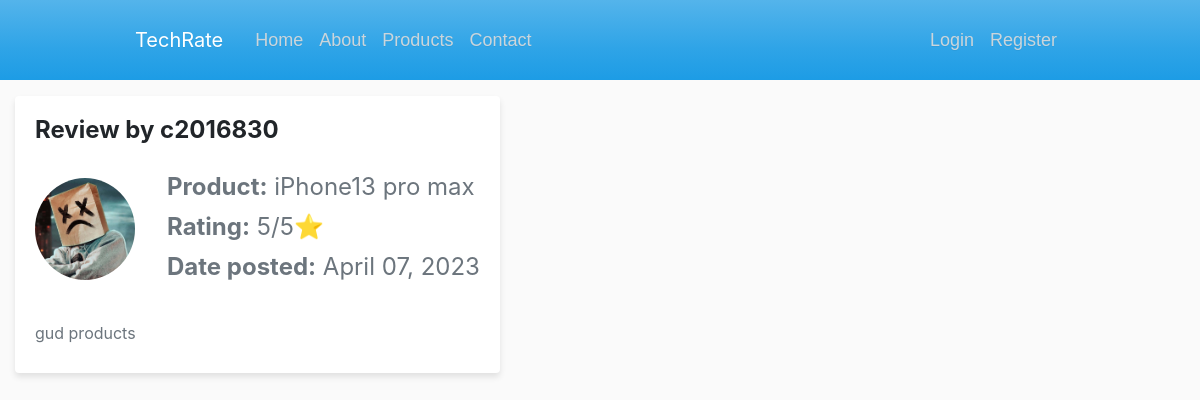
The page /products/review/1/ on the database its author committed.
### product/models.py (models this page shows, shortened)
class Review(models.Model):
    author = models.ForeignKey(User, on_delete=models.CASCADE)
    product = models.ForeignKey(Product, on_delete=models.CASCADE, related_name='reviews')
    rating = models.IntegerField(choices=[(i, i) for i in range(1, 6)])
    content = models.TextField()
    created_at = models.DateTimeField(auto_now_add=True)
    author_photo = models.ImageField(upload_to='review_author_photos', null=True, blank=True)

class Product(models.Model):
    name = models.CharField(max_length=255)
    brand = models.CharField(max_length=255)
    average_cost = models.DecimalField(max_digits=10, decimal_places=2)
    category = models.CharField(max_length=255)
    release_date = models.DateField()
    description = models.TextField()
    photo = models.ImageField(upload_to='product_photos')

### users/models.py (models this page shows, shortened)
class Profile(models.Model):
    user = models.OneToOneField(User, on_delete=models.CASCADE)
    image = models.ImageField(default='default.png', upload_to='profile_pics')
    date_of_birth = models.DateField(null=True, blank=True)
    address = models.CharField(max_length=100, blank=True)
    city_or_town = models.CharField(max_length=50, blank=True)
    country = models.CharField(max_length=50, blank=True)
    full_name = models.CharField(max_length=50, blank=True)
    security_question = models.CharField(max_length=100, choices=SECURITY_QUESTIONS, default='')
    security_answer = models.CharField(max_length=100, default='')

### product/views.py (the view)
# urls.py: path('review/<int:pk>/', views.review_detail, name='review-detail'),
def review_detail(request, pk):
    review = get_object_or_404(Review, pk=pk)
    return render(request, 'product/review_detail.html', {'review': review})

### product/templates/product/review_detail.html
{% extends "reviewApp/base.html" %}
{% load static %}
{% block content %}
    <div class="container my-5">
        <div class="card">
            <div class="card-body">
                <h2 class="card-title mb-4">Review by {{ review.author.username }}</h2>
                <div class="d-flex align-items-center mb-4">
                    {% if review.author.profile.image.url %}
                        <img src="{{ review.author.profile.image.url }}" alt="Author photo" class="rounded-circle" width="100">
                    {% else %}
                        <img src="{% static 'images/blank-profile-picture-973460_960_720.webp' %}" alt="Default author photo" class="rounded-circle" width="100">
                    {% endif %}
                    <div class="ms-4">
                        <p class="mb-1"><strong>Product:</strong> {{ review.product.name }}</p>
                        <p class="mb-1"><strong>Rating:</strong> {{ review.rating }}/5&#11088;</p>
                        <p class="mb-1"><strong>Date posted:</strong> {{ review.created_at|date:"F d, Y" }}</p>
                    </div>
                </div>
                <p class="card-text">{{ review.content }}</p>
            </div>
        </div>
    </div>
{% endblock content %}

### reviewApp/static/css/styles.css (style rules this page uses)
body { background: #fafafa; color: #333333; padding-bottom: 60px; }
html { height: 100%; }
p { font-size: 24px; font-weight: 400; line-height: 1.5; margin-bottom: 32px; color: #6c757d; }
.card { border: none; background-color: #fff; box-shadow: 0 4px 6px rgba(0, 0, 0, .1); }
.card-title { font-size: 24px; font-weight: bold; margin-bottom: 16px; color: #212529; }
.card-text { font-size: 16px; font-weight: 400; line-height: 2.5; color: #6c757d; }
.container { width: 100%; }
.container { max-width: 960px; margin: 0 auto; }
img { max-width: 100%; }
.mb-4 { margin-bottom: 1.5rem; }
html, body { margin: 0; padding: 0; }
.rounded-circle { margin-right: 2rem; }

### rows shown on the page
Review: author.username "c2016830", author.profile.image (picture), product.name "iPhone13 pro max", rating "5", created_at "April 07, 2023", content "gud products"
